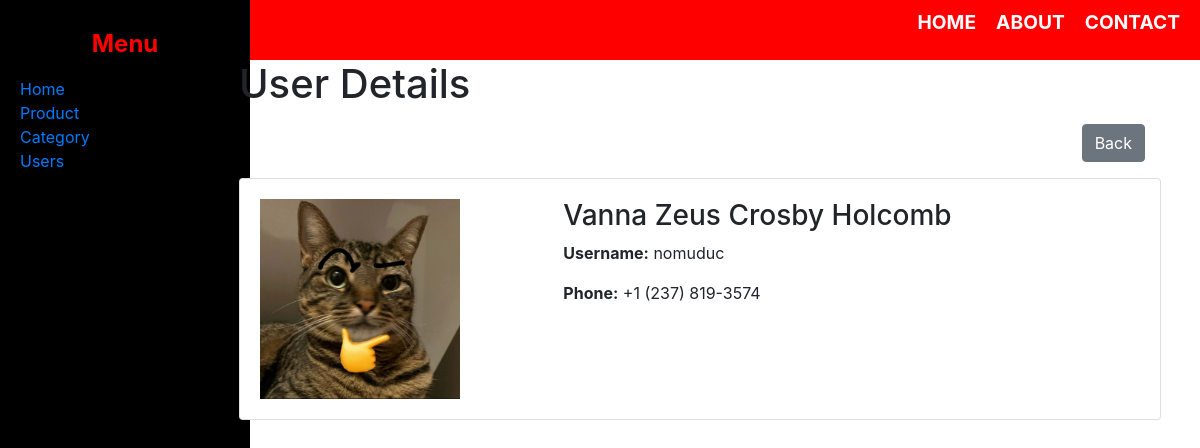
/users/details/3/, run on the app's committed database.
### users/models.py (models this page shows, shortened)
class ProfileUser(models.Model):
    user = models.OneToOneField('auth.User', on_delete=models.CASCADE)
    first_name = models.CharField(max_length=50)
    middle_name = models.CharField(max_length=50)
    last_name = models.CharField(max_length=50)
    phone = models.CharField(max_length=20)
    address = models.CharField(max_length=100)
    gender = models.CharField(max_length=10)
    birthdate = models.DateField()
    photo = models.ImageField(upload_to='users/', blank=True, null=True)

### users/views.py (the view)
# urls.py: path('details/<int:pk>/', user_details, name='user_details'),
def user_details(request, pk):
    profile_user = ProfileUser.objects.get(pk=pk)
    return render(request, 'users/user_details.html', {'profile_user': profile_user})

### users/templates/users/user_details.html
{% extends 'base.html' %}
{% block content %}
    <div class="container">
        <h1>User Details</h1>
        <div class="d-flex justify-content-end m-3">
            <a href="{% url 'user_list' %}" class="btn btn-secondary">Back</a>
        </div>
        <div class="card">
            <div class="card-body">
                <div class="row">
                    {% if profile_user.photo %}
                        <div class="col-md-4">
                            <img src="{{ profile_user.photo.url }}" alt="{{ profile_user.first_name }}" style="max-width: 200px; max-height: 200px;">
                        </div>
                    {% else %}
                        <div class="col-md-4">
                            <p>No photo</p>
                        </div>
                    {% endif %}
                    <div class="col-md-8">
                        <h3>{{ profile_user.first_name }} {{ profile_user.middle_name }} {{ profile_user.last_name }}</h3>
                        <p><strong>Username:</strong> {{ profile_user.user.username }}</p>
                        <p><strong>Phone:</strong> {{ profile_user.phone }}</p>
                    </div>
                </div>
            </div>
        </div>
    </div>
{% endblock %}

### data on the page
ProfileUser: photo (picture), first_name "Vanna", middle_name "Zeus Crosby", last_name "Holcomb", user.username "nomuduc", phone "+1 (237) 819-3574"
